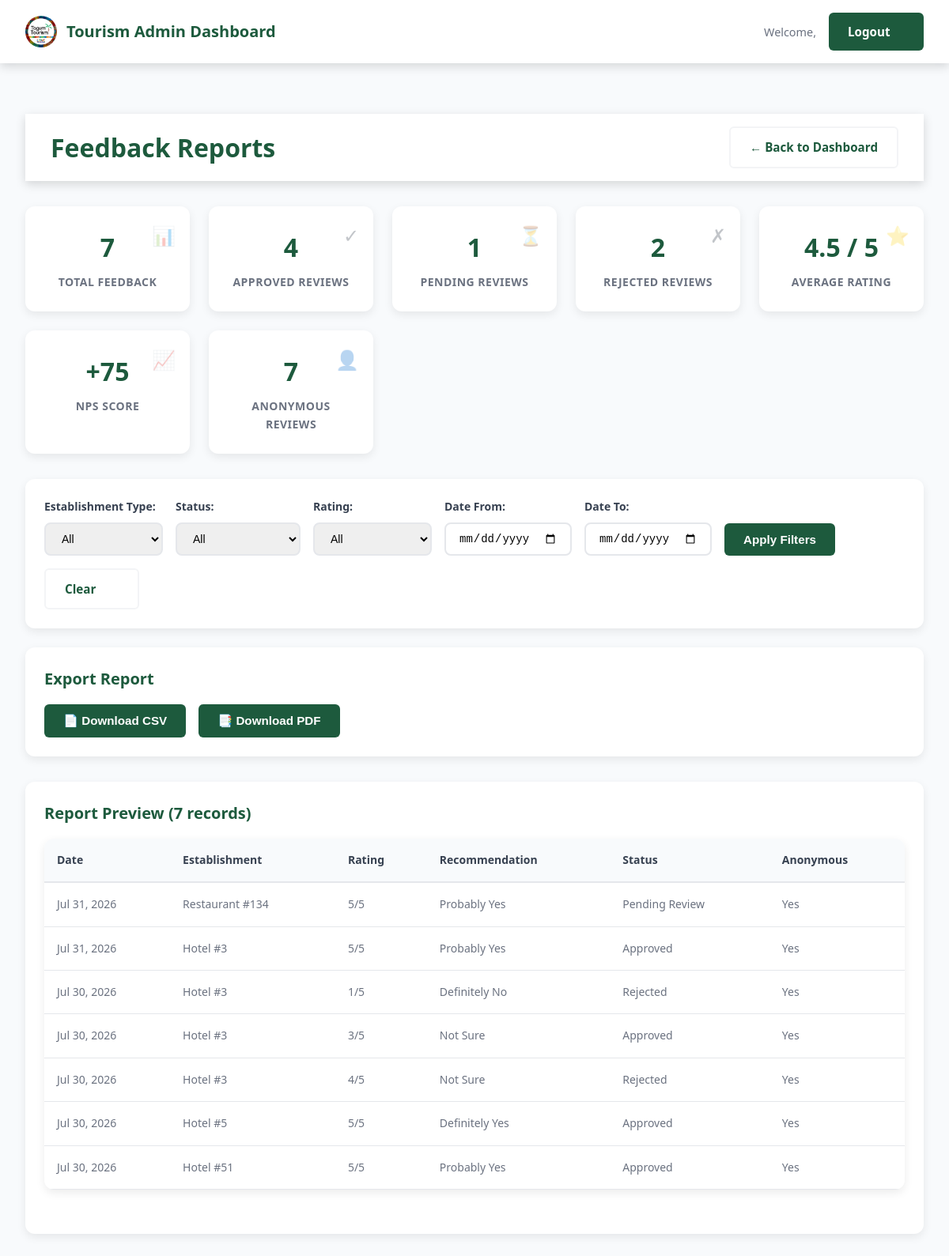
The app's page /feedback-reports.php (signed in) with its own data.
### tables this page shows
CREATE TABLE feedback (
            id INTEGER PRIMARY KEY AUTOINCREMENT,
            establishment_type TEXT NOT NULL,
            establishment_id INTEGER NOT NULL,
            overall_rating INTEGER NOT NULL CHECK(overall_rating >= 1 AND overall_rating <= 5),
            comment TEXT,
            anonymous INTEGER DEFAULT 0,
            email TEXT NOT NULL,
            recommendation TEXT NOT NULL,
            data_privacy_consent INTEGER NOT NULL DEFAULT 0,
            status TEXT DEFAULT "Pending Review" CHECK(status IN ('Pending Review', 'Approved', 'Rejected')),
            moderator_notes TEXT,
            reviewed_by TEXT,
            reviewed_at TEXT,
            created_at TEXT DEFAULT CURRENT_TIMESTAMP,
            updated_at TEXT DEFAULT CURRENT_TIMESTAMP
        );

### feedback-reports.php (the view, shortened to what this page needs)
<?php
$dbFile = __DIR__ . '/../database.db';
$db = new SQLite3($dbFile);
$where = ['1=1'];
$whereClause = implode(' AND ', $where);
$query = "SELECT * FROM feedback WHERE $whereClause ORDER BY created_at DESC";
$stmt = $db->prepare($query);
$result = $stmt->execute();
$feedbackList = [];
while ($row = $result->fetchArray(SQLITE3_ASSOC)) {
    $feedbackList[] = $row;
}
$stats = [
    'total' => count($feedbackList),
    'approved' => 0,
    'pending' => 0,
    'rejected' => 0,
    'anonymous' => 0,
    'avg_rating' => 0,
    'nps' => 0
];
$totalRating = 0;
$totalApproved = 0;
$promoters = 0;
$detractors = 0;
foreach ($feedbackList as $feedback) {
    if ($feedback['status'] === 'Approved') {
        $stats['approved']++;
        $totalRating += $feedback['overall_rating'];
        $totalApproved++;
        if (in_array($feedback['recommendation'], ['Definitely Yes', 'Probably Yes'])) {
            $promoters++;
        } elseif (in_array($feedback['recommendation'], ['Probably No', 'Definitely No'])) {
            $detractors++;
        }
    } elseif ($feedback['status'] === 'Pending Review') {
        $stats['pending']++;
    } elseif ($feedback['status'] === 'Rejected') {
        $stats['rejected']++;
    }
    if ($feedback['anonymous']) {
        $stats['anonymous']++;
    }
}
if ($totalApproved > 0) {
    $stats['avg_rating'] = round($totalRating / $totalApproved, 1);
    $stats['nps'] = round((($promoters - $detractors) / $totalApproved) * 100);
}
?>
<!DOCTYPE html>
<html lang="en">
<head>
    <link rel="stylesheet" href="../css/style.css">
    <link rel="stylesheet" href="../css/admin.css">
    <link rel="stylesheet" href="../css/feedback-admin.css">
</head>
<body class="admin-body">
    <header class="admin-header">
        <div class="admin-header-content">
            <div class="admin-title">
                <img src="../images/TagumTourism.jpg" alt="Tagum City Logo" class="admin-logo" loading="lazy">
                <span>Tourism Admin Dashboard</span>
            </div>
            <div class="admin-nav">
                <span class="admin-user">Welcome, <strong><?php echo htmlspecialchars($_SESSION['admin_username']); ?></strong></span>
                <a href="logout.php" class="btn btn-primary tab-btn logout-btn">Logout</a>
            </div>
        </div>
    </header>
    <main class="admin-main">
    <div class="admin-header">
        <h1>Feedback Reports</h1>
        <a href="dashboard.php" class="btn btn-secondary">← Back to Dashboard</a>
    </div>
    <div class="stats-grid">
        <div class="stat-card">
            <div class="stat-value"><?php echo $stats['total']; ?></div>
            <div class="stat-label">Total Feedback</div>
            <div class="stat-icon">📊</div>
        </div>
        <div class="stat-card">
            <div class="stat-value"><?php echo $stats['approved']; ?></div>
            <div class="stat-label">Approved Reviews</div>
            <div class="stat-icon">✓</div>
        </div>
        <div class="stat-card">
            <div class="stat-value"><?php echo $stats['pending']; ?></div>
            <div class="stat-label">Pending Reviews</div>
            <div class="stat-icon">⏳</div>
        </div>
        <div class="stat-card">
            <div class="stat-value"><?php echo $stats['rejected']; ?></div>
            <div class="stat-label">Rejected Reviews</div>
            <div class="stat-icon">✗</div>
        </div>
        <div class="stat-card">
            <div class="stat-value"><?php echo $stats['avg_rating']; ?> / 5</div>
            <div class="stat-label">Average Rating</div>
            <div class="stat-icon">⭐</div>
        </div>
        <div class="stat-card">
            <div class="stat-value"><?php echo $stats['nps'] >= 0 ? '+' : ''; ?><?php echo $stats['nps']; ?></div>
            <div class="stat-label">NPS Score</div>
            <div class="stat-icon">📈</div>
        </div>
        <div class="stat-card">
            <div class="stat-value"><?php echo $stats['anonymous']; ?></div>
            <div class="stat-label">Anonymous Reviews</div>
            <div class="stat-icon">👤</div>
        </div>
    </div>
    <div class="filters-section">
        <form method="GET" class="filters-form">
            <div class="filter-group">
                <label>Establishment Type:</label>
                <select name="establishment_type">
                    <option value="">All</option>
                </select>
            </div>
            <div class="filter-group">
                <label>Status:</label>
                <select name="status">
                    <option value="">All</option>
                </select>
            </div>
            <div class="filter-group">
                <label>Rating:</label>
                <select name="rating">
                    <option value="">All</option>
                </select>
            </div>
            <div class="filter-group">
                <label>Date From:</label>
                <input type="date" name="date_from" value="<?php echo htmlspecialchars($_GET['date_from'] ?? ''); ?>">
            </div>
            <div class="filter-group">
                <label>Date To:</label>
                <input type="date" name="date_to" value="<?php echo htmlspecialchars($_GET['date_to'] ?? ''); ?>">
            </div>
            <button type="submit" class="btn btn-primary">Apply Filters</button>
            <a href="feedback-reports.php" class="btn btn-secondary">Clear</a>
        </form>
    </div>
    <div class="export-section">
        <h3>Export Report</h3>
        <div class="export-buttons">
            <form method="GET" action="" style="display: inline;">
                <button type="submit" class="btn btn-primary">📄 Download CSV</button>
            </form>
            <form method="GET" action="" style="display: inline;">
                <button type="submit" class="btn btn-primary">📑 Download PDF</button>
            </form>
        </div>
    </div>
    <div class="report-preview">
        <h3>Report Preview (<?php echo count($feedbackList); ?> records)</h3>
        <div class="feedback-table-container">
            <table class="feedback-table">
                <thead>
                    <tr>
                        <th>Date</th>
                        <th>Establishment</th>
                        <th>Rating</th>
                        <th>Recommendation</th>
                        <th>Status</th>
                        <th>Anonymous</th>
                    </tr>
                </thead>
                <tbody>
                    <?php if (empty($feedbackList)): ?>
                        <tr>
                            <td colspan="6" class="no-data">No feedback found matching the filters</td>
                        </tr>
                    <?php else: ?>
                        <?php foreach (array_slice($feedbackList, 0, 50) as $feedback): ?>
                            <tr>
                                <td><?php echo date('M j, Y', strtotime($feedback['created_at'])); ?></td>
                                <td><?php echo ucfirst($feedback['establishment_type']); ?> #<?php echo $feedback['establishment_id']; ?></td>
                                <td><?php echo $feedback['overall_rating']; ?>/5</td>
                                <td><?php echo htmlspecialchars($feedback['recommendation']); ?></td>
                                <td><?php echo htmlspecialchars($feedback['status']); ?></td>
                                <td><?php echo $feedback['anonymous'] ? 'Yes' : 'No'; ?></td>
                            </tr>
                        <?php endforeach; ?>
                    <?php endif; ?>
                </tbody>
            </table>
        </div>
    </div>
</body>
</html>

### css/style.css (style rules this page uses)
:root { --dark-green: #1d5a3d; --light-green: #2d7a4d; --gray: #6b7280; --light-gray: #f3f4f6; --white: #ffffff; --dark-gray: #374151; }
* { margin: 0; padding: 0; box-sizing: border-box; }
body { font-family: 'Segoe UI', Tahoma, Geneva, Verdana, sans-serif; line-height: 1.6; color: var(--dark-gray); overflow-x: hidden; width: 100%; }
html { scroll-behavior: smooth; }
.btn { padding: 0.75rem 1.5rem; font-size: 1rem; font-weight: 600; border: none; cursor: pointer; border-radius: 4px; transition: all 0.3s ease; display: inline-block; white-space: nowrap; text-align: center; min-width: 120px; }
.btn-primary { background-color: var(--dark-green); color: var(--white); }
.btn-secondary { background-color: var(--white); color: var(--dark-green); }

### css/admin.css (style rules this page uses)
:root { --dark-green: #1d5a3d; --light-green: #2d7a4d; --gray: #6b7280; --light-gray: #f3f4f6; --white: #ffffff; --dark-gray: #374151; --error: #dc2626; --success: #16a34a; --warning: #ea580c; --info: #0284c7; --shadow-sm: 0 1px 3px rgba(0, 0, 0, 0.1); --shadow-md: 0 4px 12px rgba(0, 0, 0, 0.15); --shadow-lg: 0 10px 20px rgba(0, 0, 0, 0.2); }
* { margin: 0; padding: 0; box-sizing: border-box; }
body { font-family: 'Segoe UI', Tahoma, Geneva, Verdana, sans-serif; line-height: 1.6; color: var(--dark-gray); background-color: var(--light-gray); }
.admin-logo { width: 40px; height: 40px; object-fit: contain; border-radius: 50%; }
.admin-header { background-color: var(--white); box-shadow: var(--shadow-md); padding: 1rem 2rem; display: flex; justify-content: space-between; align-items: center; }
.admin-header-content { display: flex; justify-content: space-between; align-items: center; max-width: 1200px; margin: 0 auto; width: 100%; }
.admin-title { display: flex; align-items: center; gap: 0.75rem; font-size: 1.25rem; font-weight: 700; color: var(--dark-green); }
.admin-title span { font-weight: 600; }
.admin-nav { display: flex; align-items: center; gap: 1rem; }
.admin-user { color: var(--gray); font-size: 0.9rem; }
.logout-btn { background-color: var(--dark-green); color: var(--white); }
.admin-main { max-width: 1200px; margin: 0 auto; padding: 2rem; min-height: calc(100vh - 200px); }
.tab-btn { padding: 0.75rem 1.5rem; background: var(--white); color: var(--dark-gray); border: 2px solid var(--light-gray); border-radius: 6px; font-weight: 600; transition: all 0.3s ease; }
.btn { display: inline-flex; align-items: center; gap: 0.5rem; padding: 0.75rem 1.5rem; border: none; border-radius: 6px; cursor: pointer; font-weight: 600; text-decoration: none; font-size: 0.95rem; transition: all 0.3s ease; }
.btn-primary { background-color: var(--dark-green); color: var(--white); }
.btn-secondary { background-color: var(--white); color: var(--dark-green); border: 2px solid var(--light-gray); }
.stat-card { background: linear-gradient(135deg, var(--white) 0%, #f8fafc 100%); padding: 1.5rem; border-radius: 12px; text-align: center; box-shadow: var(--shadow-sm); border: 2px solid transparent; transition: all 0.3s ease; }
.stat-label { color: var(--gray); font-weight: 500; }

### feedback-reports.php (style rules this page uses)
.export-section { background: white; border-radius: 12px; padding: 1.5rem; box-shadow: 0 4px 12px rgba(0, 0, 0, 0.08); margin-bottom: 2rem; }
.export-section h3 { font-size: 1.25rem; color: #1d5a3d; margin-bottom: 1rem; }
.export-buttons { display: flex; gap: 1rem; flex-wrap: wrap; }
.report-preview { background: white; border-radius: 12px; padding: 1.5rem; box-shadow: 0 4px 12px rgba(0, 0, 0, 0.08); }
.report-preview h3 { font-size: 1.25rem; color: #1d5a3d; margin-bottom: 1rem; }

### records on screen
feedback: created_at "Jul 31, 2026", establishment_type "Restaurant", establishment "134", overall_rating "5", recommendation "Probably Yes", status "Pending Review", anonymous "Yes"
feedback: created_at "Jul 31, 2026", establishment_type "Hotel", establishment "3", overall_rating "5", recommendation "Probably Yes", status "Approved", anonymous "Yes"
feedback: created_at "Jul 30, 2026", establishment_type "Hotel", establishment "3", overall_rating "1", recommendation "Definitely No", status "Rejected", anonymous "Yes"
feedback: created_at "Jul 30, 2026", establishment_type "Hotel", establishment "3", overall_rating "3", recommendation "Not Sure", status "Approved", anonymous "Yes"
feedback: created_at "Jul 30, 2026", establishment_type "Hotel", establishment "3", overall_rating "4", recommendation "Not Sure", status "Rejected", anonymous "Yes"
feedback: created_at "Jul 30, 2026", establishment_type "Hotel", establishment "5", overall_rating "5", recommendation "Definitely Yes", status "Approved", anonymous "Yes"
feedback: created_at "Jul 30, 2026", establishment_type "Hotel", establishment "51", overall_rating "5", recommendation "Probably Yes", status "Approved", anonymous "Yes"

### other values on screen
$stats['total'] "7"
$stats['approved'] "4"
$stats['pending'] "1"
$stats['rejected'] "2"
$stats['avg_rating'] "4.5"
$stats['nps'] "75"
$stats['anonymous'] "7"
count($feedbackList) "7"
